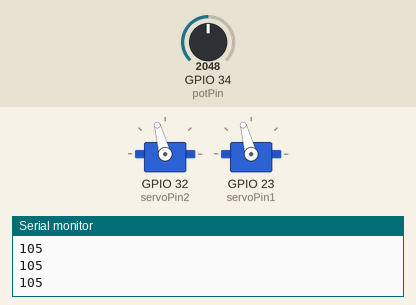
Bench run of a sketch on a simulated ESP32. Shown: 2 × servo, the last lines printed to the serial monitor. Inputs (shaded band) come from the test bench; at power-on: GPIO 34 (potPin) = 2048.

Above: at 1.2 s.
1.3 s: GPIO 34 (potPin) set to 2866
At 2.1 s:
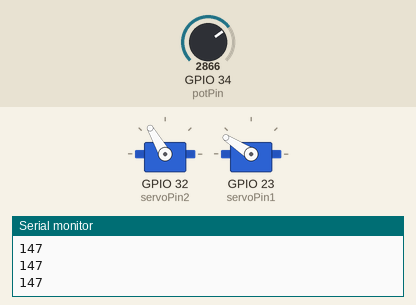
2.8 s: GPIO 34 (potPin) set to 3540
At 3.4 s:
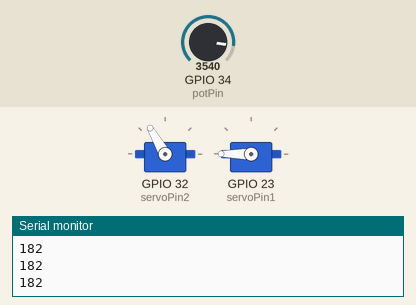
4.3 s: GPIO 34 (potPin) set to 3460
At 4.7 s:
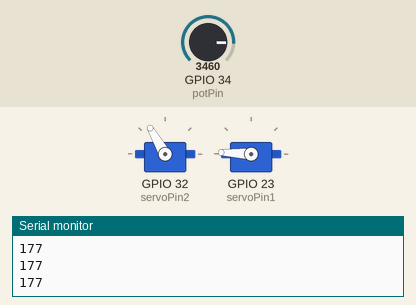
5.8 s: GPIO 34 (potPin) set to 1228
At 7.0 s:
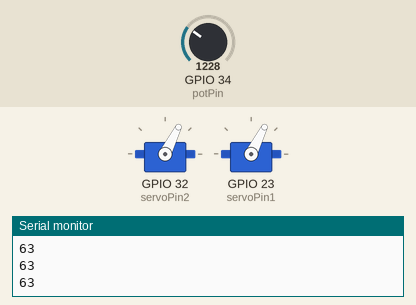
7.3 s: GPIO 34 (potPin) set to 491
At 8.5 s:
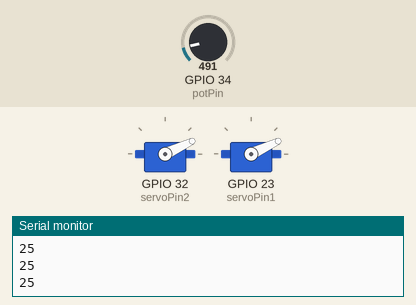
8.8 s: GPIO 34 (potPin) set to 2047
At 9.9 s:
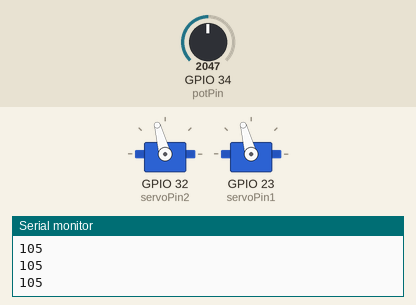
Timing chart, 0 to 11.3 s (numbered marks = the images above; inputs shaded):
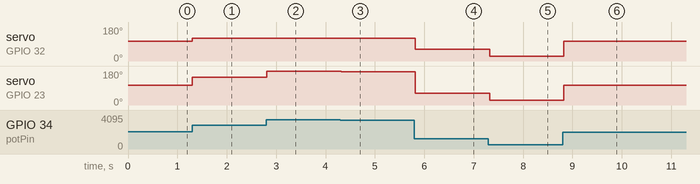

The sketch:

servo_saturation.ino
```cpp
#include <ESP32Servo.h>

Servo myservo1;  // create servo object to control a servo
Servo myservo2;

// Possible PWM GPIO pins on the ESP32: 0(used by on-board button),2,4,5(used by on-board LED),12-19,21-23,25-27,32-33
int servoPin1 = 23;
int servoPin2 = 32;      // GPIO pin used to connect the servo control (digital out)
// Possible ADC pins on the ESP32: 0,2,4,12-15,32-39; 34-39 are recommended for analog input
int potPin = 34;        // GPIO pin used to connect the potentiometer (analog in)
int ADC_Max = 3500;     // This is the default ADC max value on the ESP32 (12 bit ADC width);
                        // this width can be set (in low-level oode) from 9-12 bits, for a
                        // a range of max values of 512-4096

int val;    // variable to read the value from the analog pin
int val2;
int stopTime;
int i = 1;

void setup()
{
  Serial.begin(115200);
  // Allow allocation of all timers
  ESP32PWM::allocateTimer(0);
  ESP32PWM::allocateTimer(1);
  ESP32PWM::allocateTimer(2);
  ESP32PWM::allocateTimer(3);
  myservo1.setPeriodHertz(50);// Standard 50hz servo
  myservo2.setPeriodHertz(50);
  myservo2.attach(servoPin2, 500, 2400);   // attaches the servo on pin 18 to the servo object
                                         // using SG90 servo min/max of 500us and 2400us
                                         // for MG995 large servo, use 1000us and 2000us,
                                         // which are the defaults, so this line could be
                                         // "myservo.attach(servoPin);"
  myservo1.attach(servoPin1, 500, 2400);
}

void loop() {


  val = analogRead(potPin);            // read the value of the potentiometer (value between 0 and 1023)


  val = map(val, 0, ADC_Max, 0, 180);     // scale it to use it with the servo (value between 0 and 180)


  if (val < 120) {
    val2 = val;
  }
  else {
    val2 = 120;
  }


  Serial.println(val);
  myservo1.write(val);                  // set the servo position according to the scaled value
  myservo2.write(val2);
  delay(50);                          // wait for the servo to get there
}
```

Measured:
- after the input at 1.3 s, servo on GPIO 32 (servoPin2): 105° → 120° at once; servo on GPIO 23 (servoPin1): 105° → 147° at once
- after the input at 2.8 s, servo on GPIO 23 (servoPin1): 147° → 180° at once
- after the input at 4.3 s, servo on GPIO 23 (servoPin1): 180° → 177° at once
- after the input at 5.8 s, servo on GPIO 32 (servoPin2): 120° → 63° at once; servo on GPIO 23 (servoPin1): 177° → 63° at once
- after the input at 7.3 s, servo on GPIO 32 (servoPin2), servo on GPIO 23 (servoPin1): 63° → 25° at once
- after the input at 8.8 s, servo on GPIO 32 (servoPin2), servo on GPIO 23 (servoPin1): 25° → 105° at once
